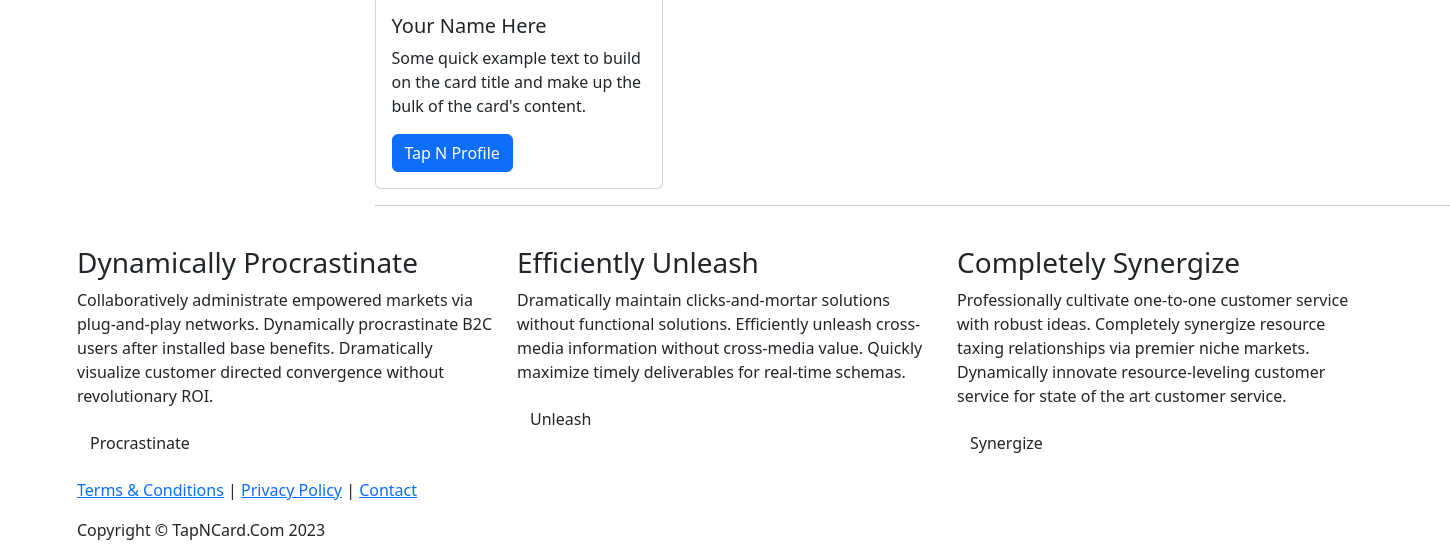
The app's page / (lower part), older data.
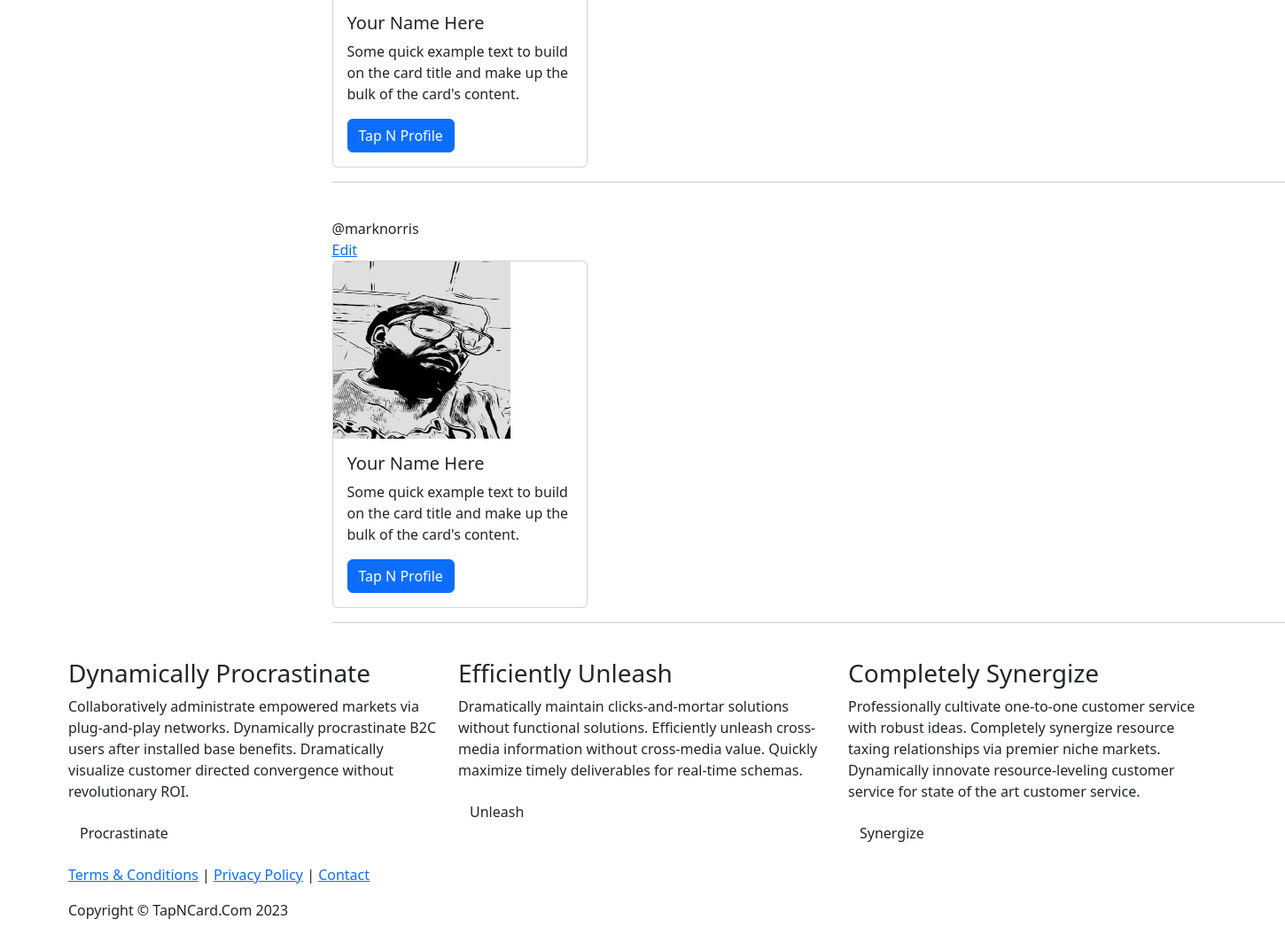
The same page, newer data.
### members/models.py (models this page shows, shortened)
class Post(models.Model):
    user = models.OneToOneField(User, on_delete=models.CASCADE)
    username = models.CharField(max_length=50, blank=True, default='@')
    card_number = models.CharField(max_length=50, blank=True, default=14)
    background_banner = models.ImageField(null=True, blank=True, upload_to='images/profile')
    COLOR_CHOICES = (
        ('--light', 'Light'),
        ('--white', 'White'),
        ('--dark', 'Dark'),
        ('--purple', 'Purple'),
    )
    background_color = models.CharField(max_length=20, blank=True, null=True, choices=COLOR_CHOICES)
    profile_picture = models.ImageField(null=True, blank=True, upload_to='images/profile',)
    full_name = models.CharField(max_length=100, blank=False)
    business = models.CharField(max_length=100, blank=False)
    phone_number = models.CharField(max_length=20, blank=True)
    email_address = models.EmailField(max_length=100, blank=True)
    website = models.URLField(blank=True)
    job_title = models.CharField(max_length=100, blank=True)
    facebook = models.URLField(blank=False, default="http://www.facebook.com/")
    instagram = models.URLField(blank=True, default="http://www.instagram.com/")
    tiktok = models.URLField(blank=True, default="http://www.tiktok.com/")
    twitter = models.URLField(blank=True, default="http://www.twitter.com/")
    linkedin = models.URLField(blank=True, default="http://www.linkedin.com/")
    paypal = models.URLField(blank=True, default="http://www.paypal.com/")
    cashapp = models.URLField(blank=True, default="http://www.cashapp.com/")
    snap = models.URLField(blank=True, default="http://www.snapchat.com/")
    discord = models.URLField(blank=True, default="http://www.discord.com/")
    twitch = models.URLField(blank=True, default="http://www.twitch.com/")
    spotify = models.URLField(blank=True, default="http://www.spotify.com/")
    apple_music = models.URLField(blank=True, default="http://www.applemusic.com/")
    sound_cloud = models.URLField(blank=True, default="http://www.soundcloud.com/")

### main/views.py (the view)
# urls.py: path('', HomeView.as_view(), name='home'),
class HomeView(ListView):
    model = Post
    template_name = 'main/home.html'

### main/templates/main/home.html (shortened to what this page needs)
{% extends 'base.html'  %}
{% block content %}
<br><br><br>
<div class="container" style="margin-left: 25%;">
    {% for post in object_list %}
    <span>{{post.username}}</span><br><a href="{% url 'edit' post.pk %}">Edit</a><br/>
    <div class="card" style="width: 18rem;">
        {% if post.profile_picture %}
        <img src="{{post.profile_picture.url}}"  style="height: 200px; width: 200px;" class="img-responsive img-rounded" alt="...">
        {% else %}
      <img src="../static/images/Tap N Double Card.png" style="height: 300px; width: 250px;" class="card-img-top" alt="...">
        {% endif %}
        <div class="card-body">
          <h5 class="card-title">{{post.full_name}}</h5>
          <p class="card-text">Some quick example text to build on the card title and make up the bulk of the card's content.</p>
          <a href="{% url 'profile' post.pk %}" class="btn btn-primary">Tap N Profile</a>
        </div>
    </div>
    <hr><br/>
    {% endfor %}
    </div>
    {% endblock  %}

### main/templates/base.html (shortened to what this page needs)
{% load static %}
<!DOCTYPE html>
<html lang="en">
<head>
    <link href="https://cdn.jsdelivr.net/npm/bootstrap@5.3.0-alpha3/dist/css/bootstrap.min.css" rel="stylesheet">
    <link rel="stylesheet" href="https://netdna.bootstrapcdn.com/font-awesome/4.0.3/css/font-awesome.css">
    <link rel="stylesheet" href="../static/css/font-awesome.min.css">
</head>
<body>
    {% block content %}
    {% endblock  %}
    <footer>
		<div class="footer-blurb">
			<div class="container">
				<div class="row">
					<div class="col-sm-4 footer-blurb-item">
						<h3> Dynamically Procrastinate</h3>
						<p>Collaboratively administrate empowered markets via plug-and-play networks. Dynamically procrastinate B2C users after installed base benefits. Dramatically visualize customer directed convergence without revolutionary ROI.</p>
						<p><a class="btn btn-default" href="#">Procrastinate</a></p>
					</div>
					<div class="col-sm-4 footer-blurb-item">
						<h3> Efficiently Unleash</h3>
						<p>Dramatically maintain clicks-and-mortar solutions without functional solutions. Efficiently unleash cross-media information without cross-media value. Quickly maximize timely deliverables for real-time schemas. </p>
						<p><a class="btn btn-default" href="#">Unleash</a></p>
					</div>
					<div class="col-sm-4 footer-blurb-item">
						<h3> Completely Synergize</h3>
						<p>Professionally cultivate one-to-one customer service with robust ideas. Completely synergize resource taxing relationships via premier niche markets. Dynamically innovate resource-leveling customer service for state of the art customer service.</p>
						<p><a class="btn btn-default" href="#">Synergize</a></p>
					</div>
				</div>
			</div>
        </div>
        <div class="small-print">
        	<div class="container">
        		<p><a href="#">Terms &amp; Conditions</a> | <a href="#">Privacy Policy</a> | <a href="{% url 'contact' %}">Contact</a></p>
        		<p>Copyright &copy; TapNCard.Com 2023 </p>
        	</div>
        </div>
	</footer>
</body>
</html>

### main/templates/navbar.html (shortened to what this page needs)
{% load static %}

Row changes from the older to the newer data that the page shows:
added Post: username "@marknorris", profile_picture (picture), full_name "Your Name Here"
